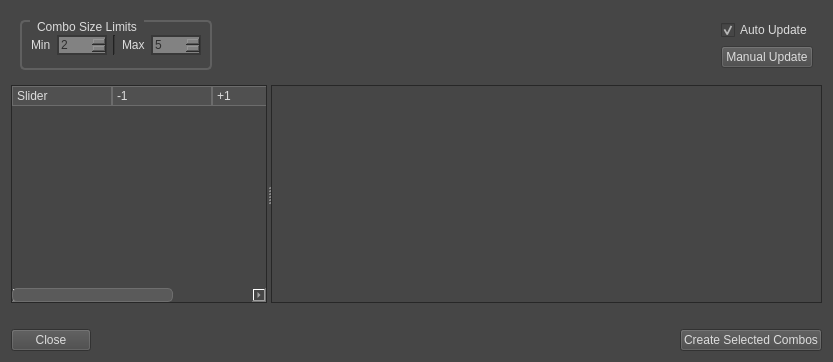
<?xml version="1.0" encoding="UTF-8"?>
<ui version="4.0">
 <class>Dialog</class>
 <widget class="QDialog" name="Dialog">
  <property name="geometry">
   <rect>
    <x>0</x>
    <y>0</y>
    <width>833</width>
    <height>362</height>
   </rect>
  </property>
  <property name="windowTitle">
   <string>Combo Check</string>
  </property>
  <property name="styleSheet">
   <string notr="true">
QWidget{
	background-color: rgb(70, 70, 70);
	alternate-background-color: rgb(80, 80, 80);
	color: rgb(220, 220, 220);
	font: 8pt &quot;MS Shell Dlg 2&quot;;
}

QGroupBox{
    border: 2px solid rgb(96, 96, 96);
    border-radius: 5px;
    margin-top: 2ex; /* leave space at the top for the title */
	padding: 4px 0px;
	/*padding-top: 3px;
	padding-bottom: 3px;*/
}

QGroupBox::title {
	subcontrol-origin: margin;
	subcontrol-position: top left;
	padding: 0 5px;
	left: 10px;
}




QAbstractSpinBox{
	color: rgb(45, 45, 45);
	background-color: rgb(130, 130, 130);
	border: 2px solid rgb(56, 56, 56);
}

QComboBox{
	color: rgb(45, 45, 45);
	background-color: rgb(130, 130, 130);
	border: 2px solid rgb(56, 56, 56);
}

QLineEdit{
	color: rgb(45, 45, 45);
	background-color: rgb(130, 130, 130);
	border: 2px solid rgb(56, 56, 56);
}






QScrollBar:handle:horizontal{
    border-width: 1;
	border-color: rgb(110, 110, 110);
	border-radius: 5;
	border-style: solid;
	background-color: rgb(90, 90, 90);
}

QScrollBar:handle:vertical{
    border-width: 1;
	border-color: rgb(110, 110, 110);
	border-radius: 5;
	border-style: solid;
	background-color: rgb(90, 90, 90);
}

QHeaderView::section {
    background-color: rgb(80, 80, 80);
    padding-left: 4px;
    border: 1px solid rgb(108, 108, 108);
}

 QMenuBar::item {
     spacing: 3px; /* spacing between menu bar items */
     padding: 1px 4px;
     background: transparent;
     border-radius: 4px;
 }

 QMenuBar::item:selected { /* when selected using mouse or keyboard */
     background: rgb(168, 168, 168);
 }

 QMenuBar::item:pressed {
     background: rgb(136, 136, 136);
 }

QWidget:pressed {
	background-color: rgb(50, 50, 50);
}


QWidget[bgColor=&quot;red&quot;] {
	background-color: rgb(111, 57, 43);
}
QWidget[bgColor=&quot;red&quot;]:disabled {
	background-color: rgb(105, 77, 70);
}

QWidget[bgColor=&quot;orange&quot;] {
	background-color: rgb(138, 96, 67);
}
QWidget[bgColor=&quot;orange&quot;]:disabled {
	background-color: rgb(137, 116, 101);
}

QWidget[bgColor=&quot;blue&quot;] {
	background-color: rgb(44, 57, 67);
}
QWidget[bgColor=&quot;blue&quot;]:disabled {
	background-color: rgb(60, 67, 72);
}

QWidget[bgColor=&quot;green&quot;] {
	background-color: rgb(95, 103, 82);
}
QWidget[bgColor=&quot;green&quot;]:disabled {
	background-color: rgb(114, 118, 107);
}

QWidget[bgColor=&quot;yellow&quot;] {
	background-color: rgb(146, 128, 103);
}
QWidget[bgColor=&quot;yellow&quot;]:disabled {
	background-color: rgb(161, 152, 139);
}

QWidget[bgColor=&quot;lightRed&quot;] {
	background-color: rgb(132, 73, 58);
}
QWidget[bgColor=&quot;lightRed&quot;]:disabled {
	background-color: rgb(128, 98, 91);
}

QWidget[bgColor=&quot;lightOrange&quot;] {
	background-color: rgb(140, 104, 55);
}
QWidget[bgColor=&quot;lightOrange&quot;]:disabled {
	background-color: rgb(133, 114, 90);
}

QWidget[bgColor=&quot;lightBlue&quot;] {
	background-color: rgb(82, 98, 111);
}
QWidget[bgColor=&quot;lightBlue&quot;]:disabled {
	background-color: rgb(109, 117, 124);
}

QWidget[bgColor=&quot;lightGreen&quot;] {
	background-color: rgb(137, 148, 117);
}
QWidget[bgColor=&quot;lightGreen&quot;]:disabled {
	background-color: rgb(164, 169, 154);
}

QWidget[bgColor=&quot;lightYellow&quot;] {
	background-color: rgb(131, 115, 92);
}
QWidget[bgColor=&quot;lightYellow&quot;]:disabled {
	background-color: rgb(144, 136, 124);
}

QWidget[bgColor=&quot;darkRed&quot;] {
	background-color: rgb(79, 41, 31);
}
QWidget[bgColor=&quot;darkRed&quot;]:disabled {
	background-color: rgb(75, 55, 50);
}

QWidget[bgColor=&quot;darkOrange&quot;] {
	background-color: rgb(102, 71, 49);
}
QWidget[bgColor=&quot;darkOrange&quot;]:disabled {
	background-color: rgb(101, 85, 74);
}

QWidget[bgColor=&quot;darkBlue&quot;] {
	background-color: rgb(35, 45, 53);
}
QWidget[bgColor=&quot;darkBlue&quot;]:disabled {
	background-color: rgb(48, 53, 57);
}

QWidget[bgColor=&quot;darkGreen&quot;] {
	background-color: rgb(60, 65, 52);
}
QWidget[bgColor=&quot;darkGreen&quot;]:disabled {
	background-color: rgb(72, 74, 68);
}

QWidget[bgColor=&quot;darkYellow&quot;] {
	background-color: rgb(74, 65, 52);
}
QWidget[bgColor=&quot;darkYellow&quot;]:disabled {
	background-color: rgb(81, 77, 70);
}

</string>
  </property>
  <layout class="QVBoxLayout" name="verticalLayout_2">
   <item>
    <widget class="QWidget" name="uiHeaderWID" native="true">
     <layout class="QHBoxLayout" name="horizontalLayout_3">
      <item>
       <widget class="QGroupBox" name="uiLimitGRP">
        <property name="title">
         <string>Combo Size Limits</string>
        </property>
        <layout class="QHBoxLayout" name="horizontalLayout_2">
         <item>
          <widget class="QLabel" name="label_3">
           <property name="text">
            <string>Min</string>
           </property>
          </widget>
         </item>
         <item>
          <widget class="QSpinBox" name="uiMinLimitSPIN">
           <property name="sizePolicy">
            <sizepolicy hsizetype="Fixed" vsizetype="Fixed">
             <horstretch>0</horstretch>
             <verstretch>0</verstretch>
            </sizepolicy>
           </property>
           <property name="minimumSize">
            <size>
             <width>50</width>
             <height>0</height>
            </size>
           </property>
           <property name="minimum">
            <number>2</number>
           </property>
           <property name="maximum">
            <number>7</number>
           </property>
          </widget>
         </item>
         <item>
          <widget class="Line" name="line">
           <property name="orientation">
            <enum>Qt::Vertical</enum>
           </property>
          </widget>
         </item>
         <item>
          <widget class="QLabel" name="label_4">
           <property name="text">
            <string>Max</string>
           </property>
          </widget>
         </item>
         <item>
          <widget class="QSpinBox" name="uiMaxLimitSPIN">
           <property name="sizePolicy">
            <sizepolicy hsizetype="Fixed" vsizetype="Fixed">
             <horstretch>0</horstretch>
             <verstretch>0</verstretch>
            </sizepolicy>
           </property>
           <property name="minimumSize">
            <size>
             <width>50</width>
             <height>0</height>
            </size>
           </property>
           <property name="minimum">
            <number>2</number>
           </property>
           <property name="maximum">
            <number>7</number>
           </property>
           <property name="value">
            <number>5</number>
           </property>
          </widget>
         </item>
        </layout>
       </widget>
      </item>
      <item>
       <spacer name="horizontalSpacer_2">
        <property name="orientation">
         <enum>Qt::Horizontal</enum>
        </property>
        <property name="sizeHint" stdset="0">
         <size>
          <width>511</width>
          <height>20</height>
         </size>
        </property>
       </spacer>
      </item>
      <item>
       <layout class="QVBoxLayout" name="verticalLayout">
        <item>
         <widget class="QCheckBox" name="uiAutoUpdateCHK">
          <property name="toolTip">
           <string>Auto update sliders from UI selection</string>
          </property>
          <property name="text">
           <string>Auto Update</string>
          </property>
          <property name="checked">
           <bool>true</bool>
          </property>
         </widget>
        </item>
        <item>
         <widget class="QPushButton" name="uiManualUpdateBTN">
          <property name="enabled">
           <bool>false</bool>
          </property>
          <property name="text">
           <string>Manual Update</string>
          </property>
          <property name="bgColor" stdset="0">
           <string>orange</string>
          </property>
         </widget>
        </item>
       </layout>
      </item>
     </layout>
    </widget>
   </item>
   <item>
    <widget class="QSplitter" name="splitter">
     <property name="sizePolicy">
      <sizepolicy hsizetype="Expanding" vsizetype="Preferred">
       <horstretch>0</horstretch>
       <verstretch>1</verstretch>
      </sizepolicy>
     </property>
     <property name="orientation">
      <enum>Qt::Horizontal</enum>
     </property>
     <widget class="QTreeWidget" name="uiEditTREE">
      <property name="sizePolicy">
       <sizepolicy hsizetype="Expanding" vsizetype="Expanding">
        <horstretch>0</horstretch>
        <verstretch>1</verstretch>
       </sizepolicy>
      </property>
      <property name="selectionMode">
       <enum>QAbstractItemView::ExtendedSelection</enum>
      </property>
      <property name="rootIsDecorated">
       <bool>false</bool>
      </property>
      <property name="itemsExpandable">
       <bool>false</bool>
      </property>
      <column>
       <property name="text">
        <string>Slider</string>
       </property>
      </column>
      <column>
       <property name="text">
        <string>-1</string>
       </property>
      </column>
      <column>
       <property name="text">
        <string>+1</string>
       </property>
      </column>
      <column>
       <property name="text">
        <string>Val</string>
       </property>
      </column>
     </widget>
     <widget class="QListWidget" name="uiComboCheckLIST">
      <property name="sizePolicy">
       <sizepolicy hsizetype="Expanding" vsizetype="Expanding">
        <horstretch>2</horstretch>
        <verstretch>1</verstretch>
       </sizepolicy>
      </property>
      <property name="selectionMode">
       <enum>QAbstractItemView::ExtendedSelection</enum>
      </property>
     </widget>
    </widget>
   </item>
   <item>
    <widget class="QLabel" name="uiWarningLBL">
     <property name="sizePolicy">
      <sizepolicy hsizetype="Preferred" vsizetype="Preferred">
       <horstretch>0</horstretch>
       <verstretch>0</verstretch>
      </sizepolicy>
     </property>
     <property name="text">
      <string/>
     </property>
    </widget>
   </item>
   <item>
    <layout class="QHBoxLayout" name="horizontalLayout">
     <item>
      <widget class="QPushButton" name="uiCancelBTN">
       <property name="text">
        <string>Close</string>
       </property>
       <property name="bgColor" stdset="0">
        <string>orange</string>
       </property>
      </widget>
     </item>
     <item>
      <spacer name="horizontalSpacer">
       <property name="orientation">
        <enum>Qt::Horizontal</enum>
       </property>
       <property name="sizeHint" stdset="0">
        <size>
         <width>40</width>
         <height>20</height>
        </size>
       </property>
      </spacer>
     </item>
     <item>
      <widget class="QPushButton" name="uiCreateSelectedBTN">
       <property name="text">
        <string>Create Selected Combos</string>
       </property>
       <property name="bgColor" stdset="0">
        <string>orange</string>
       </property>
      </widget>
     </item>
    </layout>
   </item>
  </layout>
 </widget>
 <resources/>
 <connections>
  <connection>
   <sender>uiAutoUpdateCHK</sender>
   <signal>toggled(bool)</signal>
   <receiver>uiManualUpdateBTN</receiver>
   <slot>setDisabled(bool)</slot>
   <hints>
    <hint type="sourcelabel">
     <x>635</x>
     <y>25</y>
    </hint>
    <hint type="destinationlabel">
     <x>635</x>
     <y>50</y>
    </hint>
   </hints>
  </connection>
 </connections>
</ui>
